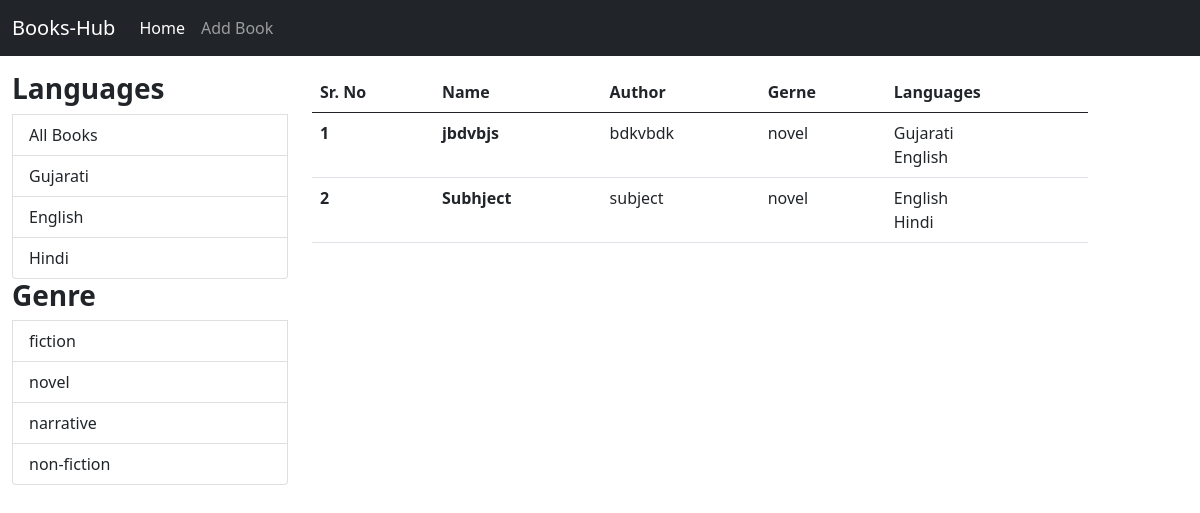
The app's page /?genre=2 with its own data.
### management/models.py (models this page shows, shortened)
class Language(models.Model):
    name = models.CharField(max_length=50)
    def __str__(self):
        return self.name

class Genre(models.Model):
    book_genre = models.CharField(max_length = 100)
    def __str__(self):
        return self.book_genre

class Book(models.Model):
    b_name = models.CharField(max_length=150)
    b_author = models.CharField(max_length=150)
    b_genre = models.ForeignKey(Genre ,on_delete=models.CASCADE)
    b_language = models.ManyToManyField(Language)
    @staticmethod
    def get_books_by_genre_id(genre_id):
        if genre_id:
            return Book.objects.filter(b_genre = genre_id)
        else:
            return Book.objects.all()

### management/views.py (the view)
# urls.py: path('' , IndexView.as_view() , name = "index"),
class IndexView(View):
    def get(self , request):
        books = None
        language = Language.objects.all()
        genre = Genre.objects.all()
        print(genre)
        genre_id = request.GET.get('genre')
        print(genre_id)
        language_id = request.GET.get('language')
        if genre_id:
            books = Book.get_books_by_genre_id(genre_id)
        elif language_id:
            books = Book.get_books_by_language_id(language_id)
        else:
            books = Book.objects.all()
        return render(request , "index.html" , {"all_books":books , 'lan':language , 'gen':genre} )

### management/templates/index.html (shortened to what this page needs)
<!doctype html>
<html lang="en">
<head>
  <link href="https://cdn.jsdelivr.net/npm/bootstrap@5.0.2/dist/css/bootstrap.min.css" rel="stylesheet"
>
</head>
<body>
  <nav class="navbar navbar-expand-lg navbar-dark bg-dark">
    <div class="container-fluid">
      <a class="navbar-brand" href="#">Books-Hub</a>
      <div class="collapse navbar-collapse" id="navbarNav">
        <ul class="navbar-nav">
          <li class="nav-item">
            <a class="nav-link active" aria-current="page" href="/index/">Home</a>
          </li>
          <li class="nav-item">
            <a class="nav-link" href="{% url 'AddBook' %}">Add Book</a>
          </li>
        </ul>
      </div>
    </div>
  </nav>
  <div class="container-fluid mt-3">
    <div class="row">
      <div class="col-lg-3">
        <ul class="list-group">
          <h3><b>Languages</b></h3>
          <a class="list-group-item " href="/">All Books</a>
          {% for lan in lan %}
          <a class="list-group-item" href="/?language={{lan.id}}">{{lan.name}}</a>
          {% endfor %}
        </ul>
        <ul class="list-group">
          <h3><b>Genre</b></h3>
          {% for gen in gen %}
          <a class="list-group-item" href="/?genre={{gen.id}}">{{gen.book_genre}}</a>
          {% endfor %}
        </ul>
      </div>
      <div class="col-8">
        <table class="table">
          <thead>
            <tr>
              <th scope="col">Sr. No</th>
              <th scope="col">Name</th>
              <th scope="col">Author</th>
              <th scope="col">Gerne</th>
              <th scope="col">Languages</th>
            </tr>
          </thead>
          <tbody>
            {% for book in all_books %}
            <tr>
              <th>{{ forloop.counter }}</th>
              <th>{{ book.b_name }}</th>
              <td>{{ book.b_author }}</td>
              <td>{{ book.b_genre }}</td>
              <td>{% for language in book.b_language.all %}{{ language }}<br>{% endfor %}</td>
            </tr>
            {% endfor %}
          </tbody>
        </table>
      </div>
    </div>
  </div>
</body>
</html>

### records on screen
Language: name "Gujarati"
Language: name "English"
Language: name "Hindi"
Genre: book_genre "fiction"
Genre: book_genre "novel"
Genre: book_genre "narrative"
Genre: book_genre "non-fiction"
Book: b_name "jbdvbjs", b_author "bdkvbdk", b_genre "novel"
Book: b_name "Subhject", b_author "subject", b_genre "novel"
